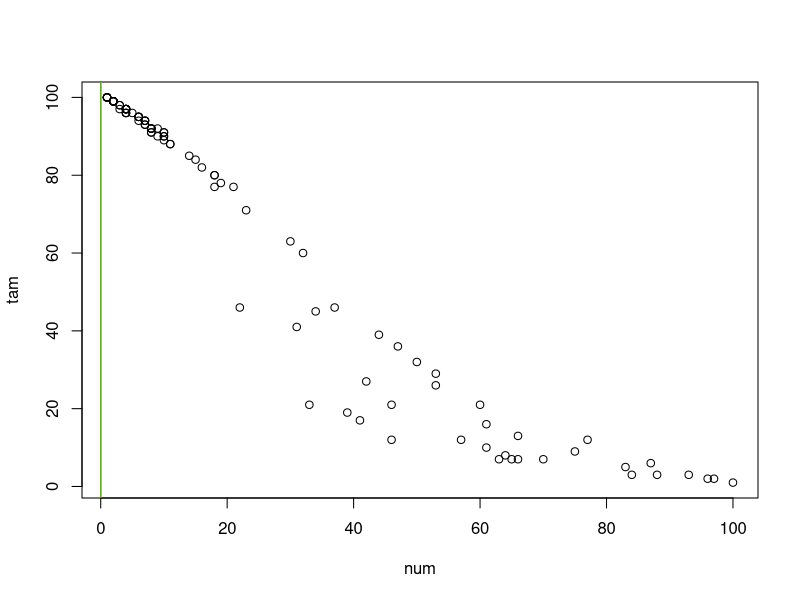

The R script that drew this image:
# Primeiro codigo para gerar redes aleatorias
# carregando pacotes
library(igraph)

#definir numero de especies e numero de redes aleatorias que queremos
n_net <- 100
n_sp <- 100

#criar vetores e listas vazias
nets <- list()
probs <- vector()
tam <- vector()
num <- vector()

for(i in 1:n_net){
  prob <- runif(1, 0, (log(n_sp)/n_sp)) #probabilidade de conexão

  M <- matrix(prob, nrow = n_sp, ncol = n_sp) # criando matriz com diagonal zerada
  diag(M) <- 0

  P <- matrix(runif(n_sp*n_sp, 0, 1), nrow = n_sp, ncol = n_sp) # criar matriz de probabilidades
  M[upper.tri(M)] <- 0 # usaremos somente o triangulo inferior da matriz

  M[M > P] <- 1 #criando interacoes baseado na matriz de probabilidades 
  M[M < P] <- 0

  M <- M + t(M) # trque para deixar a matriz simetrica e a rede nao direcionada
  M[M > 1] <- 1

  nets[[i]] <- M # guardar a rede e a probabilidade de conexao em vetores e listas
  probs[i] <- prob  
  
  tam[i] <- max(components(graph_from_adjacency_matrix(M))$csize) # obter tamanho do maior componente
  num[i] <- components(graph_from_adjacency_matrix(M))$no # obter numero de componentes
}

#plotar alguns resultados
plot(num, tam)
abline(v = 1/n_sp, col = "red")
abline(v = log(n_sp)/n_sp, col = "green")


